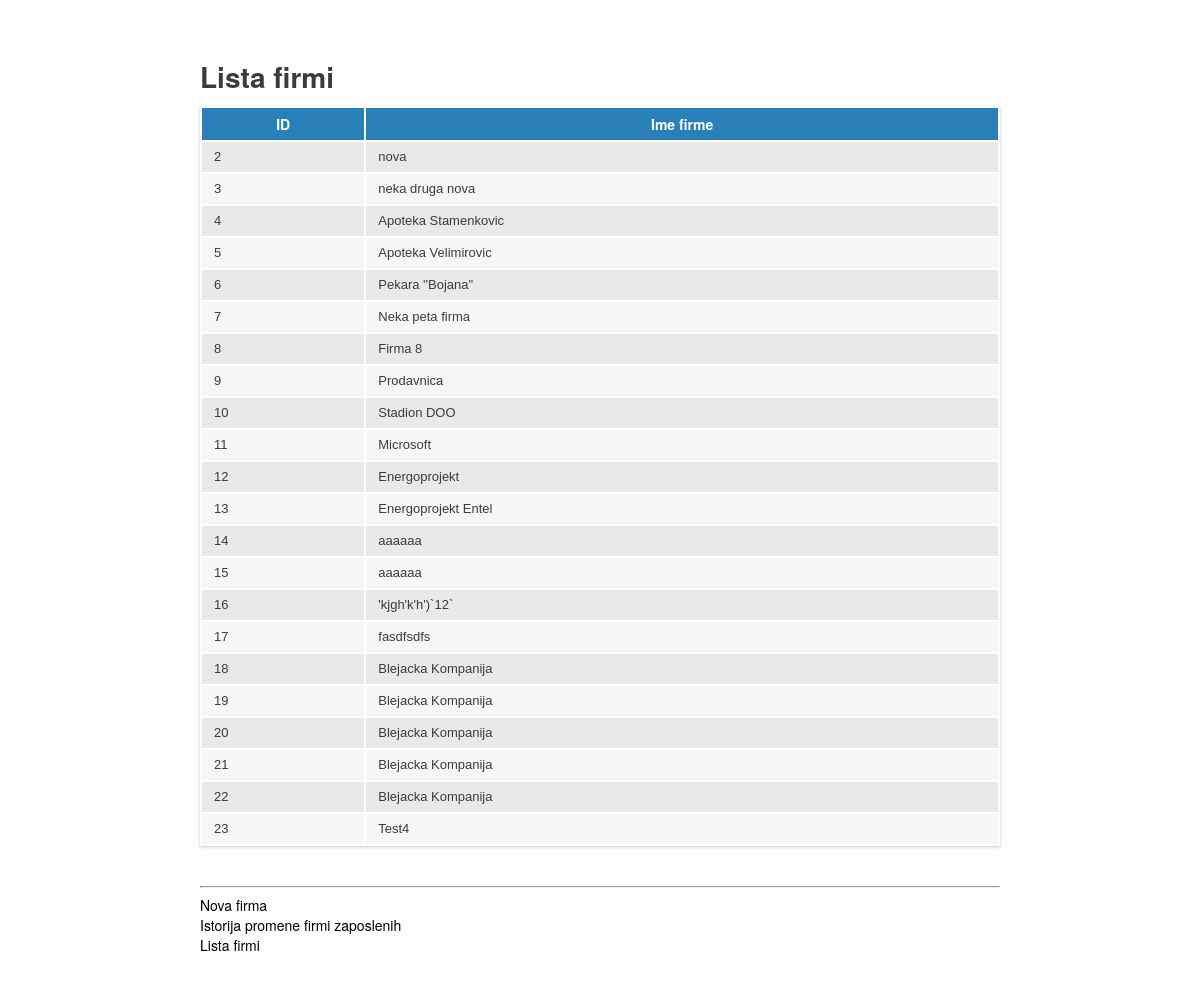
Page /firms.php on the committed database.
### tables this page shows
CREATE TABLE IF NOT EXISTS `firms` (
  `id` int(11) NOT NULL AUTO_INCREMENT,
  `ime_firme` varchar(255) DEFAULT NULL,
  `created_at` datetime NOT NULL DEFAULT CURRENT_TIMESTAMP,
  `updated_at` datetime NOT NULL DEFAULT CURRENT_TIMESTAMP ON UPDATE CURRENT_TIMESTAMP,
  PRIMARY KEY (`id`)
);

### include/functions.php (called while the page is built, shortened)
<?php
class Database extends PDO {
    public static function ajaxCustomRequest($query, $pattern) {
        try {
            $db = new Database();
            $sth = $db->query($query);
            $sth->execute();
            $sql_data = $sth->fetchAll(PDO::FETCH_ASSOC);
        } catch (PDOException $e) {
			die("<b>Can't execute query form ajaxCustomRequest function:</b> " . $e->getMessage());
        }
        $return_array = array();
        foreach ($sql_data as $single_sql_array) {
            foreach ($pattern as $target_key => $new_key) {
                foreach ($single_sql_array as $sql_key => $sql_value) {
                    if ($target_key === $sql_key) {
                        $temp_array[$new_key] = $sql_value;
                    }
                }
            }
            array_push($return_array, $temp_array);
        }
        return $return_array;
    }
}

### firms.php (the view, shortened to what this page needs)
<?php
  include "include/functions.php"
?>
<!DOCTYPE html>
<html>
  <head>
    <link rel="stylesheet" media="all" href="css/css.css">
  </head>
<body>
<div class="wrapper">
<h1>Lista firmi</h1>
  <table class="table">
    <thead>
      <tr class="row header blue">
        <th class="cell">ID</th>
        <th class="cell">Ime firme </th>
      </tr>
    </thead>
    <tbody>
      <?php
		$query = "SELECT * FROM `firms`";
        $pattern = array('id' => 'id', 'ime_firme' => 'ime_firme');
        $return = Database::ajaxCustomRequest($query, $pattern);
        foreach($return as $data) {
          echo '<tr class="row">
                  <td class="cell">'.$data['id'].'</td>
                  <td class="cell">'.$data['ime_firme'].'</td>
                </tr>';
        }
      ?>
    </tbody>
  </table>
  <hr>
	<a href="new-firm">Nova firma</a><br>
	<a href="history">Istorija promene firmi zaposlenih</a><br>
	<a href="firms">Lista firmi</a>
</div>
</body>
</html>

### css/css.css (style rules this page uses)
body { background-color: #fff; color: #333; font-family: verdana, arial, helvetica, sans-serif; font-size: 13px; line-height: 18px; }
p, ol, ul, td { font-family: verdana, arial, helvetica, sans-serif; font-size: 13px; line-height: 18px; }
a { color: #000; }
body { font-family: "Helvetica Neue", Helvetica, Arial; font-size: 14px; line-height: 20px; font-weight: 400; color: #3b3b3b; -webkit-font-smoothing: antialiased; background: #fdfdfd; }
a { text-decoration: none; }
.wrapper { margin: 0 auto; padding: 40px; max-width: 800px; }
.table { margin: 0 0 40px 0; width: 100%; box-shadow: 0 1px 3px rgba(0, 0, 0, 0.2); display: table; }
.row { display: table-row; background: #f6f6f6; }
.row:nth-of-type(odd) { background: #e9e9e9; }
.row.header { font-weight: 900; color: #ffffff; background: #ea6153; }
.row.blue { background: #2980b9; }
.cell { padding: 6px 12px; display: table-cell; }

### rows in the picture
firms: id "2", ime_firme "nova"
firms: id "3", ime_firme "neka druga nova"
firms: id "4", ime_firme "Apoteka Stamenkovic"
firms: id "5", ime_firme "Apoteka Velimirovic"
firms: id "6", ime_firme "Pekara ''Bojana\""
firms: id "7", ime_firme "Neka peta firma"
firms: id "8", ime_firme "Firma 8"
firms: id "9", ime_firme "Prodavnica"
firms: id "10", ime_firme "Stadion DOO"
firms: id "11", ime_firme "Microsoft"
firms: id "12", ime_firme "Energoprojekt"
firms: id "13", ime_firme "Energoprojekt Entel"
firms: id "14", ime_firme "aaaaaa"
firms: id "15", ime_firme "aaaaaa"
firms: id "16", ime_firme "'kjgh'k'h')`12`"
firms: id "17", ime_firme "fasdfsdfs"
firms: id "18", ime_firme "Blejacka Kompanija"
firms: id "19", ime_firme "Blejacka Kompanija"
firms: id "20", ime_firme "Blejacka Kompanija"
firms: id "21", ime_firme "Blejacka Kompanija"
firms: id "22", ime_firme "Blejacka Kompanija"
firms: id "23", ime_firme "Test4"
